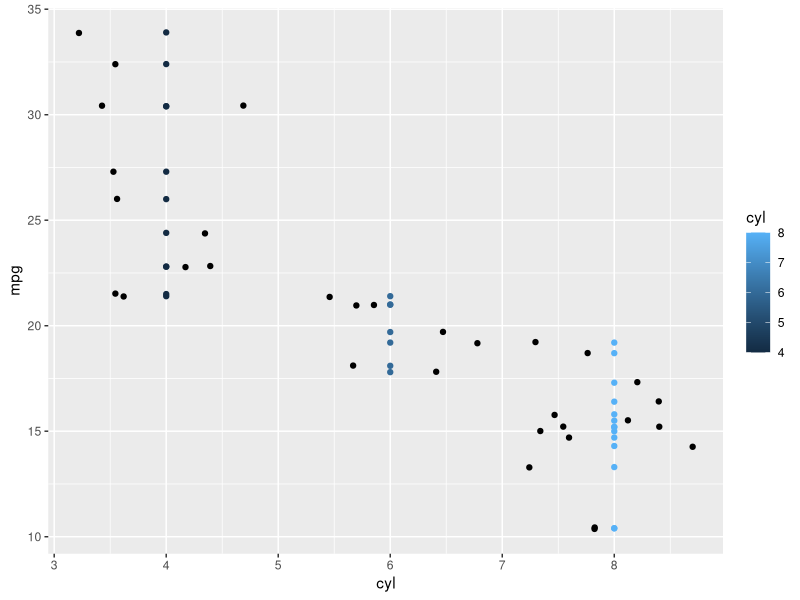

Write R code to recreate this figure.
## ---- chunk 1
knitr::opts_chunk$set(echo = TRUE)
## ---- chunk 2
library(tidyverse)
## ---- chunk 3
glimpse(mtcars)
## ---- chunk 4
summary(mtcars)
## ---- chunk 5
mtcars %>% 
    group_by(cyl) %>% 
    summarise(mean_mpg = mean(mpg),
              median_mpg = median(mpg))
## ---- chunk 6
mtcars %>% 
    group_by(cyl) %>% 
    summarise(Var_mpg = var(mpg),
              sd_mpg = sd(mpg))
## ---- chunk 7
mtcars %>% 
    ggplot(aes(x = cyl, y = mpg)) +
    geom_point(aes(color = cyl)) + 
    geom_jitter()
    
## ---- chunk 8
quantile(mtcars$mpg)
## ---- chunk 9
quantile(mtcars$mpg)[2]
## ---- chunk 10
quantile(mtcars$mpg, seq(0, 1, 0.2))
## ---- chunk 11
quantile(mtcars$mpg, seq(0, 1, 0.1))
## ---- chunk 12
q1 <- quantile(mtcars$mpg, 0.25)
q3 <- quantile(mtcars$mpg, 0.75)
iqr <- q3 - q1
## ---- chunk 13
# Threshold value to judge outliers
upper <- q3 + (1.5 * iqr)
lower <- q1 - (1.5 * iqr)
## ---- chunk 14
mtcars %>% 
    filter(mpg < lower | mpg > upper)
